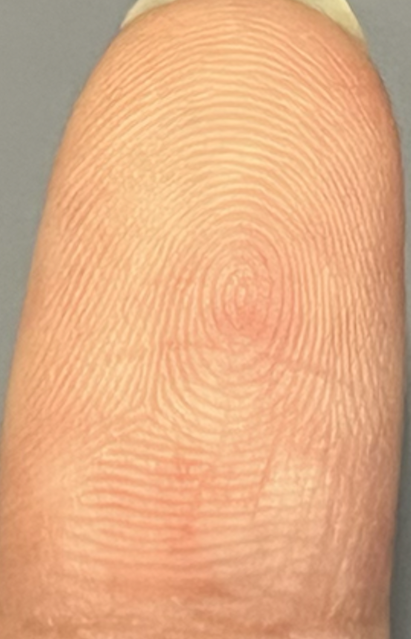
#> input picture input image/earncap.png, 822 x 1278 px, found by its file name (shown at 1/2 size)
$ python fingerprint.py
#> lines starting #> are read from the running program, lines starting #| are printed output that depends on the picture; after the words box and inside, x2 and y2 are one past the last pixel; in counts of white or black regions, pixels touching at a corner belong together; long printed decimals are rounded
import cv2 as cv
import matplotlib.pyplot as plt
import numpy as np

img= r'C:\Users\ACER\Desktop\Image processing\picture\earncap.png'
img2 = r'C:\Users\ACER\Desktop\Image processing\picture\earncap.png'

img = cv.imread(img)
#> img is the input picture: shape (1278, 822, 3); mean B, G, R 130.9, 170.6, 223.2
img = cv.resize(img, [350,600]) #resize to smaller
#> img: shape (600, 350, 3)
img2 = cv.imread(img2)
img2 = cv.resize(img2, [350,600])


## Sequence unpacking
height, width = img.shape[:2]
#> height = 600; width = 350
height, width = img2.shape[:2]

mask = np.zeros(img.shape[:2],np.uint8)
bgdModel = np.zeros((1,65),np.float64) #background
fgdModel = np.zeros((1,65),np.float64) #foreground
rect = (10,10,width-40,height-40) #rectangle(x,y,w,h)
#> rect = (10, 10, 310, 560)
cv.grabCut(img,mask,rect,bgdModel,fgdModel,4,cv.GC_INIT_WITH_RECT) #no. is iteration
mask = np.where((mask==2)|(mask==0),0,1).astype("uint8") #newmask=(0pix,2pix in 0(bg))(1pix,3pix in 1(fg))
grab = img*mask[:,:,np.newaxis]

mask2 = np.zeros(img2.shape[:2],np.uint8)
cv.grabCut(img2,mask2,rect,bgdModel,fgdModel,4,cv.GC_INIT_WITH_RECT) #no. is iteration
mask2 = np.where((mask2==2)|(mask2==0),0,1).astype("uint8") #newmask=(0pix,2pix in 0(bg))(1pix,3pix in 1(fg))
grab2 = img2*mask2[:,:,np.newaxis]
no_bg = np.concatenate((grab, grab2), axis=1)
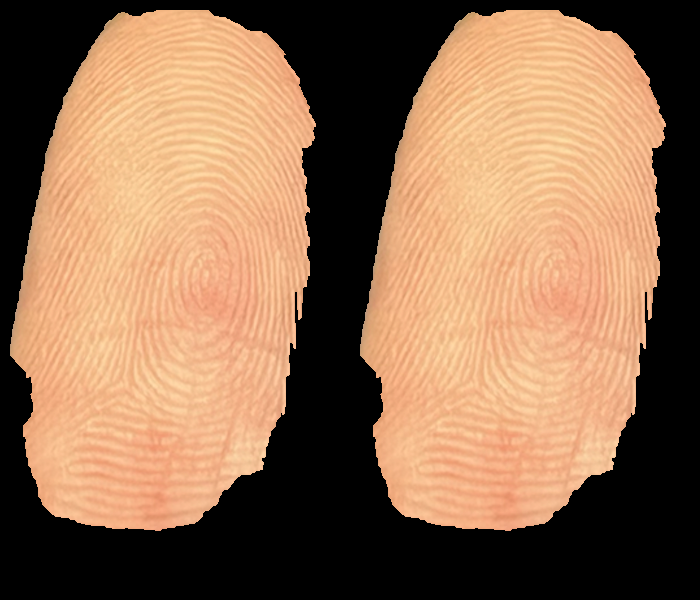
#> no_bg: shape (600, 700, 3); mean B, G, R 81.9, 109.5, 144.8

background = cv.absdiff(img,grab)
background2 = cv.absdiff(img2,grab2)
background[np.where((background > [0,0,0]).all(axis = 2))] = [255,255,255]
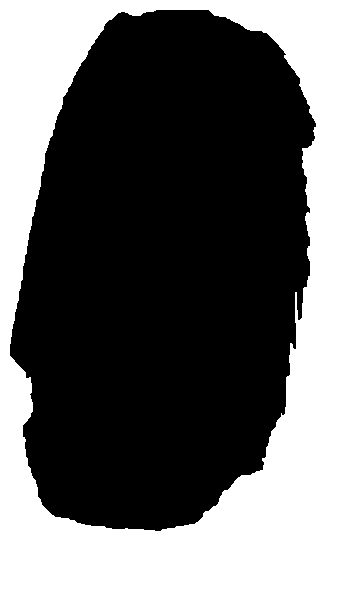
#> background: shape (600, 350, 3); 40.4% white; 1 white region, box (x1, y1, x2, y2) and area: (0, 0, 350, 600) 84806
outremove = background + grab
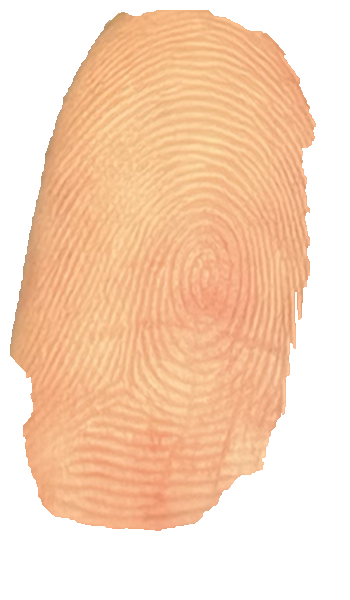
#> outremove: shape (600, 350, 3); mean B, G, R 184.9, 212.5, 247.7
background2[np.where((background2 > [0,0,0]).all(axis = 2))] = [255,255,255]
#> background2: shape (600, 350, 3); 40.4% white; 1 white region, box (x1, y1, x2, y2) and area: (0, 0, 350, 600) 84814
outremove2 = background2 + grab2

## Convert Color
gray = cv.cvtColor(outremove, cv.COLOR_BGR2GRAY)
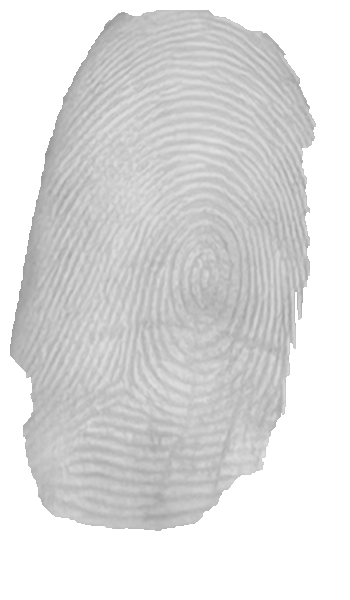
#> gray: shape (600, 350); min 147, max 255, mean 219.9
gray2 = cv.cvtColor(outremove2, cv.COLOR_BGR2GRAY)
# no_bg_gry = np.concatenate((gray, gray2), axis=1)
# cv.imshow('Original', no_bg_gry)

## Blur
img_blur = cv.GaussianBlur(gray, (5,5), 0)
img_blur2 = cv.GaussianBlur(gray2, (5,5), 0)
# blur = np.concatenate((img_blur, img_blur2), axis=1)
# cv.imshow('Blur', blur)

### Edge Detection
img_canny = cv.Canny(img_blur, 20, 10)
#> img_canny: shape (600, 350); 16.3% white in thin lines or dots, all inside (x1, y1, x2, y2) = (9, 9, 316, 532)
img_canny2 = cv.Canny(img_blur2, 20, 10)
# canny = np.concatenate((img_canny, img_canny2), axis=1)
# cv.imshow('Canny', canny)

## Sharpening
# kernel = np.array([[-1,-1,-1], [-1,9,-1], [-1,-1,-1]])
sharp55 = np.array([
    [-1, -1, -1, -1, -1],
    [-1, -1, -1, -1, -1],
    [-1, -1, 9, -1, -1],
    [-1, -1, -1, -1, -1],
    [-1, -1, -1, -1, -1]
])
img_sharp = cv.filter2D(src=img_canny, ddepth=-1, kernel=sharp55)
img_sharp2 = cv.filter2D(src=img_canny2, ddepth=-1, kernel=sharp55)
# # sharp = np.concatenate((img_sharp, img_sharp2), axis=1)
# # cv.imshow('Sharp', sharp)

# ## Binary
ret, thresh = cv.threshold(img_sharp, 127, 255, cv.THRESH_BINARY)
ret2, thresh2 = cv.threshold(img_sharp2, 127, 255, cv.THRESH_BINARY)
# # binary = np.concatenate((thresh, thresh2), axis=1)
# # cv.imshow('Binary', binary)

# ## Thinning
thin = cv.ximgproc.thinning(thresh)
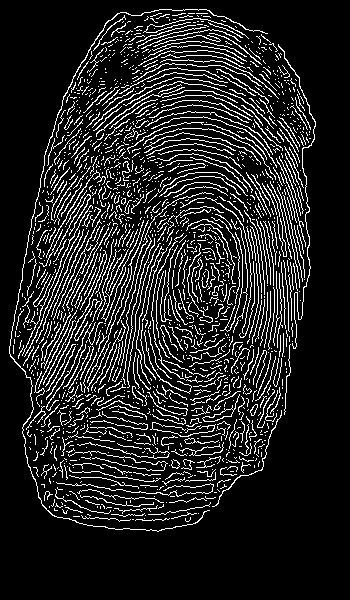
#> thin: shape (600, 350); 13.4% white in thin lines or dots, all inside (x1, y1, x2, y2) = (9, 9, 316, 532)
thin2 = cv.ximgproc.thinning(thresh2)
# [7 lines of commented-out code are left out]

sift = cv.xfeatures2d.SIFT_create()
kp, des = sift.detectAndCompute(thin, None) #img1
#> kp = 1883 keypoints; strongest (x, y, size): (95, 302, 2), (174, 183, 1.8), (142, 112, 1.8), (153, 135, 1.9)
kp2, des2 = sift.detectAndCompute(thin2, None) #img2
#> kp2 = 1882 keypoints; strongest (x, y, size): (95, 302, 2), (174, 183, 1.8), (142, 112, 1.8), (153, 135, 1.9)

keypoint = cv.drawKeypoints(thin, kp, None, color=(0, 255, 0), flags=cv.DRAW_MATCHES_FLAGS_DRAW_RICH_KEYPOINTS)
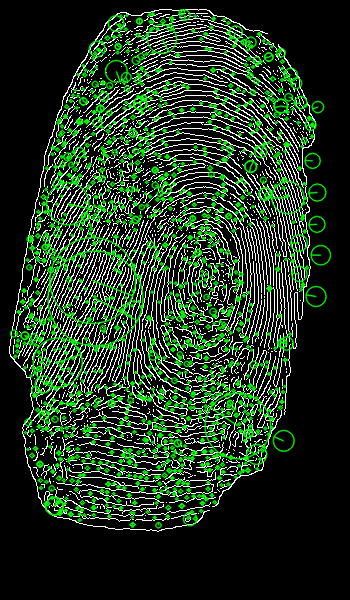
#> keypoint: shape (600, 350, 3); mean of channels 0, 1, 2 31.7, 55.2, 31.7; drawn as B, G, R
keypoint2 = cv.drawKeypoints(thin2, kp, None, color=(0, 255, 0), flags=cv.DRAW_MATCHES_FLAGS_DRAW_RICH_KEYPOINTS)
# # draw_kp = np.concatenate((keypoint, keypoint2), axis=1)
# # cv.imshow('Thinning', draw_kp)
print("\nNumber of image 1 keypoints Detected: ", len(kp))
#| Number of image 1 keypoints Detected:  1883
print("\nNumber of image 2 keypoints Detected: ", len(kp2))
#| Number of image 2 keypoints Detected:  1882

# ## Match
# matcher = cv.DescriptorMatcher_create(cv.DescriptorMatcher_BRUTEFORCE_HAMMING) #Use with ORB
matcher = cv.DescriptorMatcher_create(cv.DescriptorMatcher_FLANNBASED)  #Use with SIFT
nn_match = matcher.knnMatch(des, des2, 2)
#> nn_match = 1883 matches
bf = cv.BFMatcher(cv.NORM_L1, crossCheck=True)
matches = sorted(bf.match(des, des2), key= lambda match:match.distance)
#> matches = 1880 matches

good = []
match_ratio = 0.8 #nearest neighbor matching ratio
for m,n in nn_match:
        if m.distance < match_ratio * n.distance:
            good.append(m)
#> after the loop, good = 1881 matches
keypoints = 0
if len(kp) <= len(kp2):
    keypoints = len(kp)
else:
    keypoints = len(kp2)
#> keypoints = 1882
print("\nGood Matches:", len(good))
#| Good Matches: 1881
print("\nGood Matches percentage: ", len(good) / keypoints * 100, "%")
#| Good Matches percentage:  99.947 %

# ## Draw matches
out = cv.drawMatches(thin, kp, thin2, kp2, matches, flags=2, outImg=None)
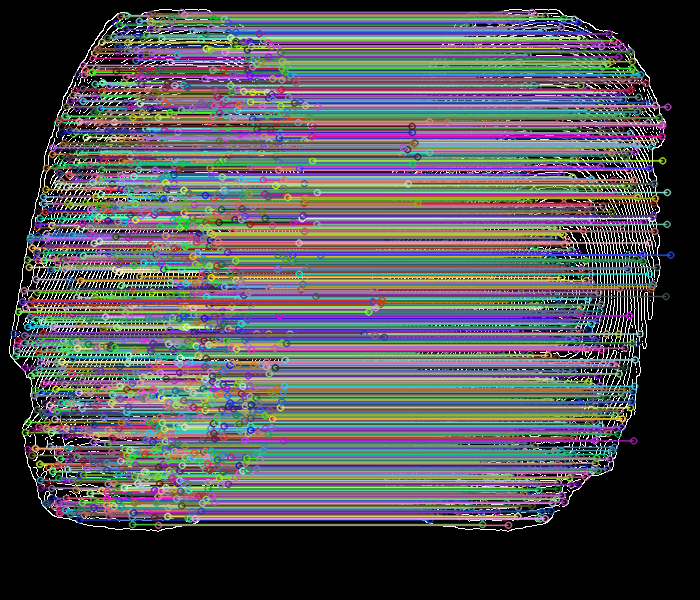
#> out: shape (600, 700, 3); mean of channels 0, 1, 2 86.8, 83.1, 83.5; drawn as B, G, R
cv.imshow("output", out)

score = 0
for match in matches:
    score += match.distance
#> after the loop, score = 3290
score_threshold = 200
if score/len(nn_match) < score_threshold:
    print("Fingerprints match.")
else:
    print("Fingerprints don't match.")

print(score)
#| 3290.0
print(len(nn_match))
#| 1883

cv.waitKey()

$ run again, with input image/earnn.png copied over input image/earncap.png
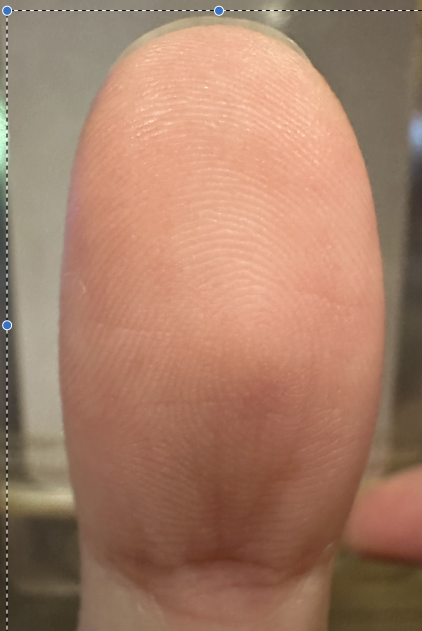
#> input picture input image/earnn.png, 844 x 1262 px, found by its file name (shown at 1/2 size)
#> img is the input picture: shape (1262, 844, 3); mean B, G, R 103.3, 125.7, 164.9
#> img: shape (600, 350, 3)
#> `background[np.where((background > [0,0,0]).all(axis = 2))] = [255,255,..`:
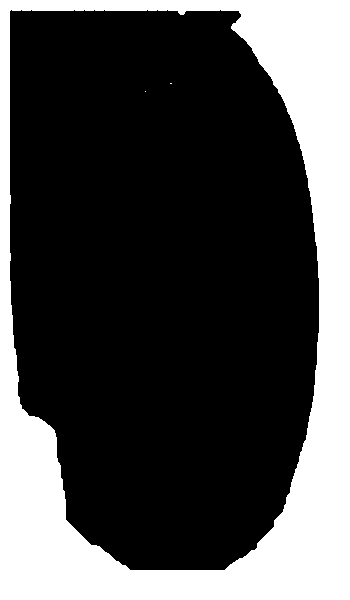
#> background: shape (600, 350, 3); 29.2% white; 3 white regions (2 under 20 px), largest, box (x1, y1, x2, y2) and area: (0, 0, 350, 600) 61378
#> img_canny: shape (600, 350); 10% white in thin lines or dots, all inside (x1, y1, x2, y2) = (9, 10, 320, 571)
#> img_canny2: shape (600, 350); 9.9% white in thin lines or dots, all inside (x1, y1, x2, y2) = (9, 10, 320, 569)
#> kp = 1296 keypoints; strongest (x, y, size): (251, 161, 2.5), (161, 401, 1.9), (174, 249, 1.9), (135, 124, 1.9)
#> kp2 = 1278 keypoints; strongest (x, y, size): (251, 161, 2.5), (161, 401, 1.9), (174, 249, 1.9), (135, 124, 1.9)
#| Number of image 1 keypoints Detected:  1296
#| Number of image 2 keypoints Detected:  1278
#> nn_match = 1296 matches
#> matches = 1262 matches
#> after the loop `for m,n in nn_match:`: good = 1264 matches
#> keypoints = 1278
#| Good Matches: 1264
#| Good Matches percentage:  98.905 %
#> `out = cv.drawMatches(thin, kp, thin2, kp2, matches, flags=2, outImg=No..`:
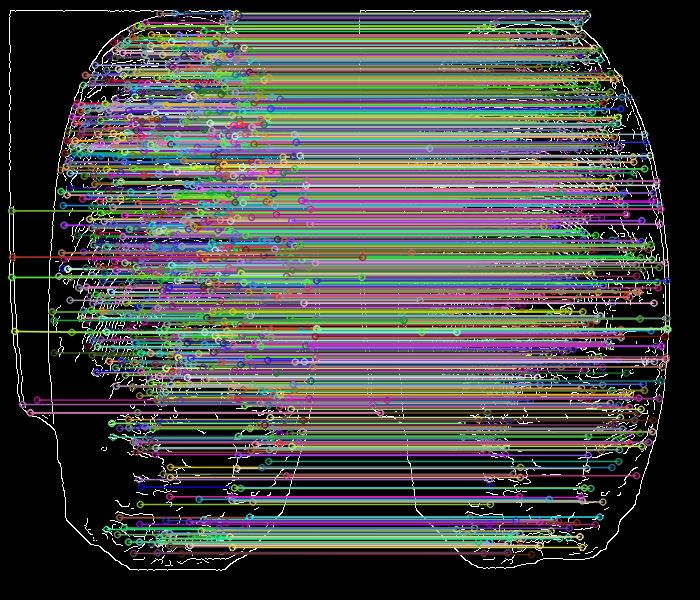
#> out: shape (600, 700, 3); mean of channels 0, 1, 2 72.3, 74.8, 73.4; drawn as B, G, R
#> after the loop `for match in matches:`: score = 12316
#| 12316.0
#| 1296

$ run again, with input image/earnn2.png copied over input image/earncap.png
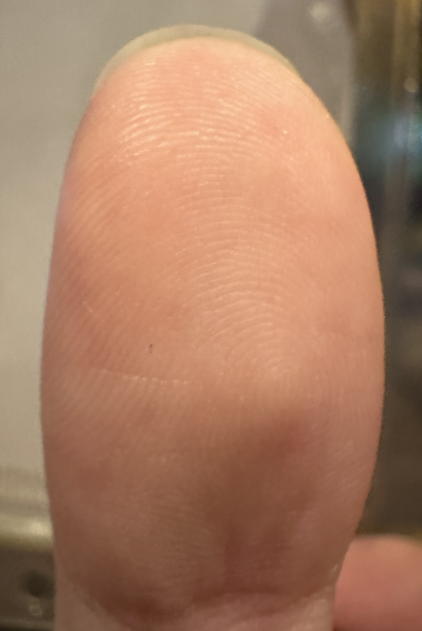
#> input picture input image/earnn2.png, 844 x 1262 px, found by its file name (shown at 1/2 size)
#> img is the input picture: shape (1262, 844, 3); mean B, G, R 99, 125.1, 167.7
#> img: shape (600, 350, 3)
#> `background[np.where((background > [0,0,0]).all(axis = 2))] = [255,255,..`:
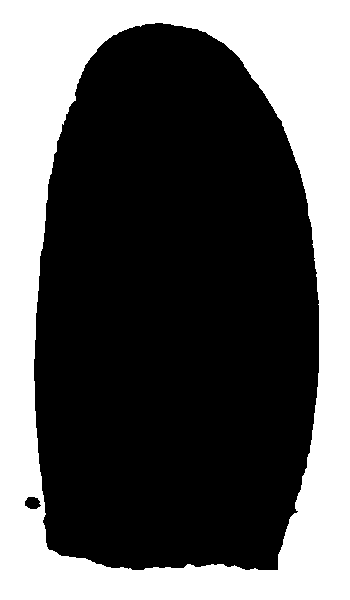
#> background: shape (600, 350, 3); 37% white; 1 white region, box (x1, y1, x2, y2) and area: (0, 0, 350, 600) 77621
#> img_canny: shape (600, 350); 6% white in thin lines or dots, all inside (x1, y1, x2, y2) = (24, 22, 320, 570)
#> img_canny2: shape (600, 350); 6% white in thin lines or dots, all inside (x1, y1, x2, y2) = (24, 22, 320, 571)
#> kp = 730 keypoints; strongest (x, y, size): (231, 314, 1.9), (192, 270, 1.8), (224, 225, 1.8), (181, 363, 1.9)
#> kp2 = 726 keypoints; strongest (x, y, size): (231, 314, 1.9), (192, 270, 1.8), (224, 225, 1.8), (181, 363, 1.9)
#| Number of image 1 keypoints Detected:  730
#| Number of image 2 keypoints Detected:  726
#> nn_match = 730 matches
#> matches = 702 matches
#> after the loop `for m,n in nn_match:`: good = 701 matches
#> keypoints = 726
#| Good Matches: 701
#| Good Matches percentage:  96.556 %
#> `out = cv.drawMatches(thin, kp, thin2, kp2, matches, flags=2, outImg=No..`:
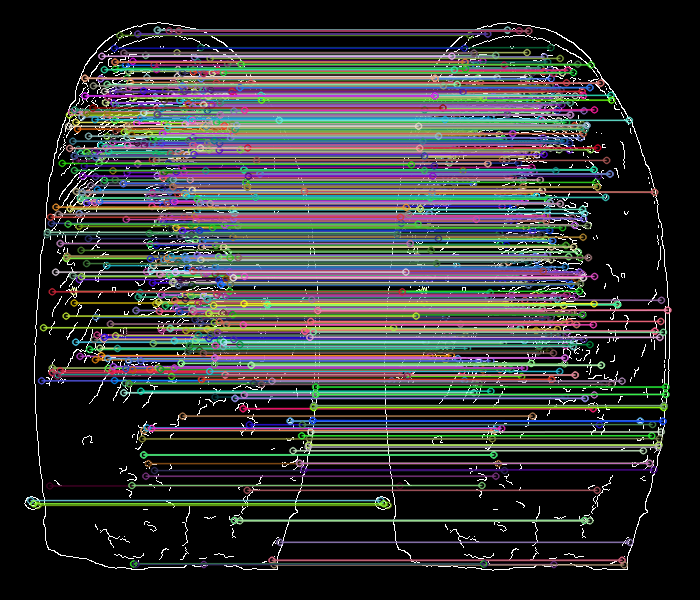
#> out: shape (600, 700, 3); mean of channels 0, 1, 2 53.7, 54.3, 52.8; drawn as B, G, R
#> after the loop `for match in matches:`: score = 13831
#| 13831.0
#| 730
